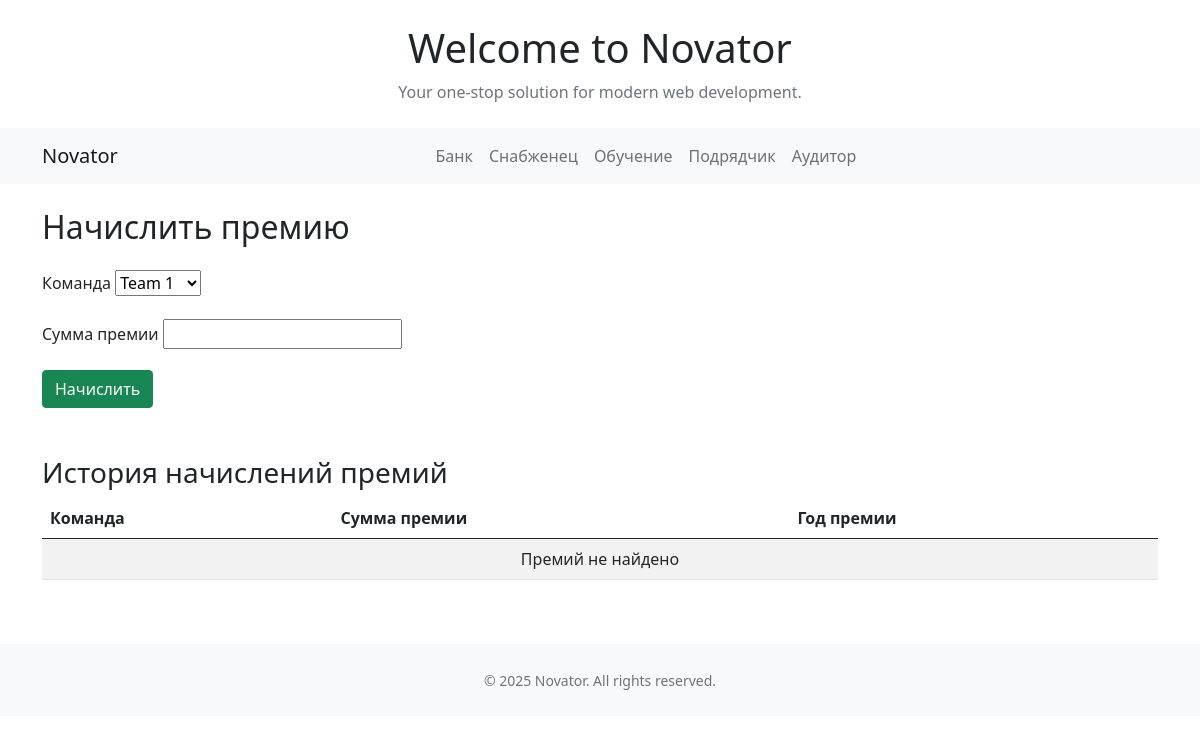
/bank/premia/new_premia/ (signed in), run on an earlier commit of the app's database.
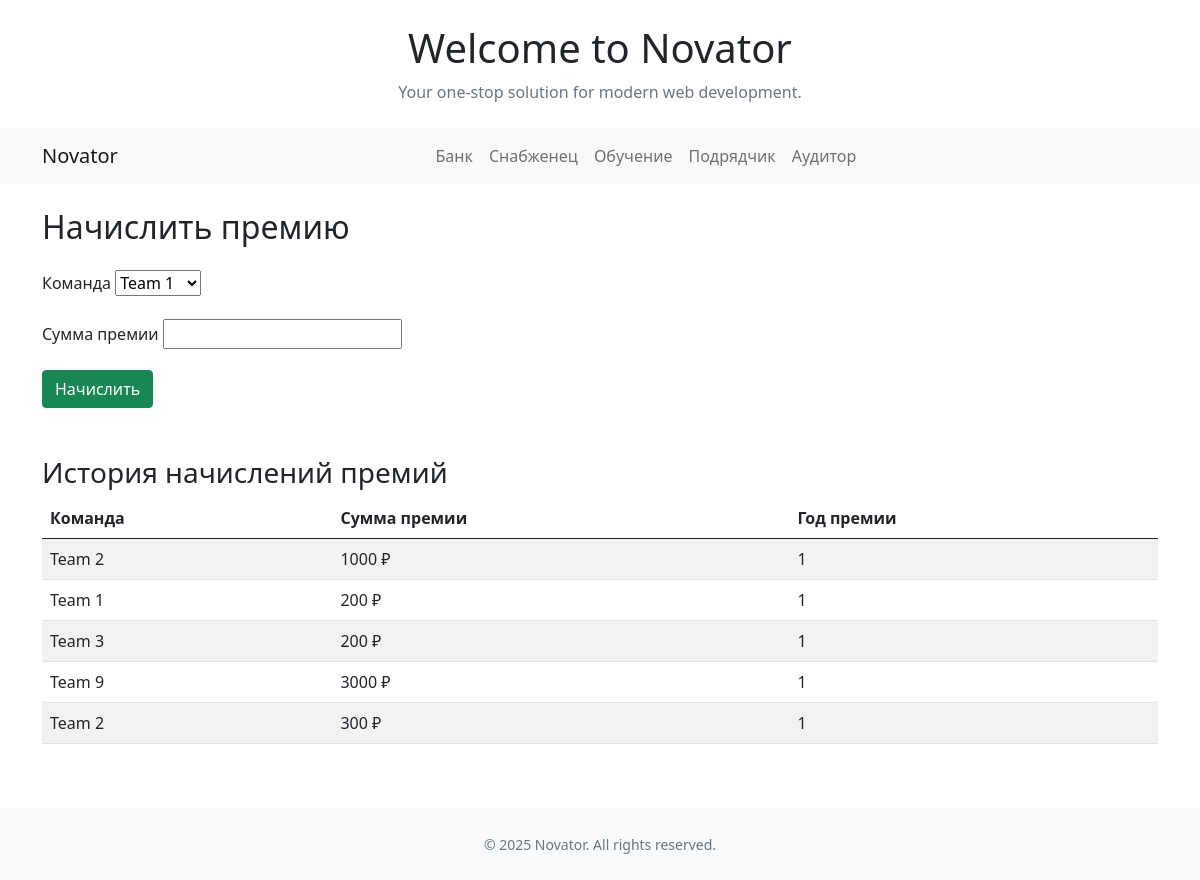
And on a later commit of the database.
### bank/models.py (models this page shows, shortened)
class Premia(models.Model):
    team = models.ForeignKey(Team, on_delete=models.CASCADE)
    amount = models.FloatField(max_length=10, verbose_name='Сумма премии')
    year = models.IntegerField(verbose_name='Год премии')

### main/models.py (models this page shows, shortened)
class Team(models.Model):
    name = models.CharField(max_length=100, verbose_name='Имя команды')
    slug = models.SlugField(max_length=100)
    status = models.BooleanField(default=False, verbose_name='Активно')

### bank/views.py (the view, shortened to what this page needs)
# urls.py: path('premia/new_premia/', views.new_premia, name='new_premia'),
@login_required
@transaction.atomic
def new_premia(request):
    form = PremiaForm()
    teams = Team.objects.filter(status=True)
    premii = Premia.objects.all()
    return render(request, 'bank/new_premia.html', {'form': form, 'teams': teams, 'premii': premii})

### bank/forms.py
class PremiaForm(forms.Form):
    team = forms.ChoiceField(label='Команда', choices=get_choices(), widget=forms.Select(attrs={'id': 'team-select'}))
    amount = forms.FloatField(label='Сумма премии', required=True)

### templates/bank/new_premia.html (shortened to what this page needs)
{% extends 'base.html' %}
{% load static %}
{% block content %}
    <div class="container my-4">
    <h2 class="my-4">Начислить премию</h2>
    <form method="post">
        {% for field in form %}
            <div class="mb-3">
                <label for="{{ field.id_for_label }}" class="form-label">{{ field.label }}</label>
                {{ field }}
            </div>
        {% endfor %}
        <button class="btn btn-success" type="submit">Начислить</button>
    </form>
    <div class="mt-5">
        <h3>История начислений премий</h3>
        <div class="table-responsive">
            <table class="table table-striped">
                <thead>
                    <tr>
                        <th>Команда</th>
                        <th>Сумма премии</th>
                        <th>Год премии</th>
                    </tr>
                </thead>
                <tbody>
                    {% for premia in premii %}
                    <tr>
                        <td>{{ premia.team.name }}</td>
                        <td>{{ premia.amount|floatformat:0 }} ₽</td>
                        <td>{{ premia.year }}</td>
                    </tr>
                    {% empty %}
                    <tr>
                        <td colspan="3" class="text-center">Премий не найдено</td>
                    </tr>
                    {% endfor %}
                </tbody>
            </table>
        </div>
    </div>
{% endblock %}

What changed in the data, as far as the page shows it:
added Premia: team.name "Team 2", amount "1000", year "1"
added Premia: team.name "Team 1", amount "200", year "1"
added Premia: team.name "Team 3", amount "200", year "1"
added Premia: team.name "Team 9", amount "3000", year "1"
added Premia: team.name "Team 2", amount "300", year "1"
Also different on the page:
text no longer shown: "Премий не найдено"
